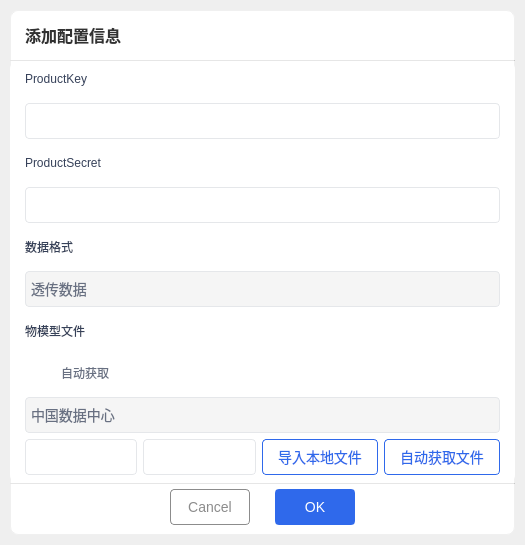
<?xml version="1.0" encoding="UTF-8"?>
<ui version="4.0">
 <class>addConfigWindow</class>
 <widget class="QWidget" name="addConfigWindow">
  <property name="geometry">
   <rect>
    <x>0</x>
    <y>0</y>
    <width>525</width>
    <height>545</height>
   </rect>
  </property>
  <property name="baseSize">
   <size>
    <width>500</width>
    <height>400</height>
   </size>
  </property>
  <property name="windowTitle">
   <string>Form</string>
  </property>
  <property name="styleSheet">
   <string notr="true"/>
  </property>
  <layout class="QGridLayout" name="gridLayout">
   <property name="leftMargin">
    <number>10</number>
   </property>
   <property name="topMargin">
    <number>10</number>
   </property>
   <property name="rightMargin">
    <number>10</number>
   </property>
   <property name="bottomMargin">
    <number>10</number>
   </property>
   <item row="0" column="0">
    <widget class="QWidget" name="widget" native="true">
     <property name="styleSheet">
      <string notr="true">#widget{
background-color: rgb(255, 255, 255);
border-style:solid;
border-width:1px;
border-color:rgb(240,240,240);
border-radius:8px;
}</string>
     </property>
     <layout class="QVBoxLayout" name="verticalLayout_2" stretch="0,0,1,0,0">
      <property name="spacing">
       <number>0</number>
      </property>
      <property name="leftMargin">
       <number>0</number>
      </property>
      <property name="topMargin">
       <number>0</number>
      </property>
      <property name="rightMargin">
       <number>0</number>
      </property>
      <property name="bottomMargin">
       <number>0</number>
      </property>
      <item>
       <widget class="QWidget" name="widget_windowTitle" native="true">
        <property name="minimumSize">
         <size>
          <width>0</width>
          <height>50</height>
         </size>
        </property>
        <property name="maximumSize">
         <size>
          <width>16777215</width>
          <height>50</height>
         </size>
        </property>
        <property name="styleSheet">
         <string notr="true">background: transparent; </string>
        </property>
        <layout class="QHBoxLayout" name="horizontalLayout_5">
         <property name="spacing">
          <number>0</number>
         </property>
         <property name="leftMargin">
          <number>15</number>
         </property>
         <property name="topMargin">
          <number>0</number>
         </property>
         <property name="rightMargin">
          <number>5</number>
         </property>
         <property name="bottomMargin">
          <number>0</number>
         </property>
         <item>
          <layout class="QHBoxLayout" name="horizontalLayout_3">
           <item>
            <widget class="QLabel" name="label_windowTitle">
             <property name="toolTip">
              <string/>
             </property>
             <property name="styleSheet">
              <string notr="true">font-weight:bold;
font-size:16px;
color: rgb(50, 50, 50);
</string>
             </property>
             <property name="text">
              <string>添加配置信息</string>
             </property>
            </widget>
           </item>
          </layout>
         </item>
         <item>
          <spacer name="horizontalSpacer_2">
           <property name="orientation">
            <enum>Qt::Horizontal</enum>
           </property>
           <property name="sizeType">
            <enum>QSizePolicy::Maximum</enum>
           </property>
           <property name="sizeHint" stdset="0">
            <size>
             <width>623</width>
             <height>20</height>
            </size>
           </property>
          </spacer>
         </item>
         <item>
          <widget class="QWidget" name="widget_menu" native="true">
           <property name="sizePolicy">
            <sizepolicy hsizetype="Minimum" vsizetype="Preferred">
             <horstretch>0</horstretch>
             <verstretch>0</verstretch>
            </sizepolicy>
           </property>
           <property name="minimumSize">
            <size>
             <width>0</width>
             <height>45</height>
            </size>
           </property>
           <property name="maximumSize">
            <size>
             <width>400</width>
             <height>45</height>
            </size>
           </property>
           <layout class="QHBoxLayout" name="horizontalLayout_4">
            <property name="spacing">
             <number>0</number>
            </property>
            <property name="leftMargin">
             <number>0</number>
            </property>
            <property name="topMargin">
             <number>0</number>
            </property>
            <property name="rightMargin">
             <number>0</number>
            </property>
            <property name="bottomMargin">
             <number>0</number>
            </property>
           </layout>
          </widget>
         </item>
         <item>
          <layout class="QHBoxLayout" name="horizontalLayout">
           <property name="spacing">
            <number>0</number>
           </property>
           <item>
            <widget class="QPushButton" name="pushButton_close">
             <property name="minimumSize">
              <size>
               <width>30</width>
               <height>30</height>
              </size>
             </property>
             <property name="maximumSize">
              <size>
               <width>30</width>
               <height>30</height>
              </size>
             </property>
             <property name="styleSheet">
              <string notr="true">QPushButton:hover { 
background-color:rgb(242, 113, 113); 
image: url(:/png/closeW.png)15 0 0 0;
}
QPushButton { 
image: url(:/png/close.png)15 0 0 0;
border-width:0;
border-style:outset;
background-color:transparent;
border-radius:2px;
}
</string>
             </property>
             <property name="text">
              <string/>
             </property>
            </widget>
           </item>
          </layout>
         </item>
        </layout>
       </widget>
      </item>
      <item>
       <widget class="Line" name="line">
        <property name="minimumSize">
         <size>
          <width>0</width>
          <height>1</height>
         </size>
        </property>
        <property name="maximumSize">
         <size>
          <width>16777215</width>
          <height>1</height>
         </size>
        </property>
        <property name="styleSheet">
         <string notr="true">background-color: rgb(200, 200, 200);</string>
        </property>
        <property name="orientation">
         <enum>Qt::Horizontal</enum>
        </property>
       </widget>
      </item>
      <item>
       <widget class="QWidget" name="widget_2" native="true">
        <property name="styleSheet">
         <string notr="true">	background-color: rgb(255, 255, 255);
	border-radius: 8px;</string>
        </property>
        <layout class="QGridLayout" name="gridLayout_2">
         <property name="leftMargin">
          <number>15</number>
         </property>
         <property name="topMargin">
          <number>0</number>
         </property>
         <property name="rightMargin">
          <number>15</number>
         </property>
         <property name="bottomMargin">
          <number>0</number>
         </property>
         <item row="0" column="0">
          <widget class="QWidget" name="widget_3" native="true">
           <layout class="QVBoxLayout" name="verticalLayout">
            <property name="spacing">
             <number>6</number>
            </property>
            <property name="leftMargin">
             <number>0</number>
            </property>
            <property name="topMargin">
             <number>0</number>
            </property>
            <property name="rightMargin">
             <number>0</number>
            </property>
            <property name="bottomMargin">
             <number>0</number>
            </property>
            <item>
             <widget class="QLabel" name="label">
              <property name="minimumSize">
               <size>
                <width>0</width>
                <height>36</height>
               </size>
              </property>
              <property name="maximumSize">
               <size>
                <width>16777215</width>
                <height>36</height>
               </size>
              </property>
              <property name="styleSheet">
               <string notr="true">color: rgb(54, 65, 89);</string>
              </property>
              <property name="text">
               <string>ProductKey</string>
              </property>
             </widget>
            </item>
            <item>
             <widget class="QLineEdit" name="lineEdit_pk">
              <property name="minimumSize">
               <size>
                <width>0</width>
                <height>36</height>
               </size>
              </property>
              <property name="maximumSize">
               <size>
                <width>16777215</width>
                <height>36</height>
               </size>
              </property>
              <property name="styleSheet">
               <string notr="true">color: rgb(104, 112, 130);
font-size:14px;
border-style:solid;
border-width:1px;
border-height：20px;
border-color:rgb(229, 231, 234);
border-radius:4px;
padding-left:5px;
</string>
              </property>
              <property name="text">
               <string/>
              </property>
              <property name="maxLength">
               <number>6</number>
              </property>
             </widget>
            </item>
            <item>
             <widget class="QLabel" name="label_2">
              <property name="minimumSize">
               <size>
                <width>0</width>
                <height>36</height>
               </size>
              </property>
              <property name="maximumSize">
               <size>
                <width>16777215</width>
                <height>36</height>
               </size>
              </property>
              <property name="styleSheet">
               <string notr="true">color: rgb(54, 65, 89);</string>
              </property>
              <property name="text">
               <string>ProductSecret</string>
              </property>
             </widget>
            </item>
            <item>
             <widget class="QLineEdit" name="lineEdit_ps">
              <property name="minimumSize">
               <size>
                <width>0</width>
                <height>36</height>
               </size>
              </property>
              <property name="maximumSize">
               <size>
                <width>16777215</width>
                <height>36</height>
               </size>
              </property>
              <property name="styleSheet">
               <string notr="true">color: rgb(104, 112, 130);
font-size:14px;
border-style:solid;
border-width:1px;
border-height：20px;
border-color:rgb(229, 231, 234);
border-radius:4px;
padding-left:5px;
</string>
              </property>
              <property name="text">
               <string/>
              </property>
              <property name="maxLength">
               <number>16</number>
              </property>
             </widget>
            </item>
            <item>
             <widget class="QLabel" name="label_9">
              <property name="minimumSize">
               <size>
                <width>0</width>
                <height>36</height>
               </size>
              </property>
              <property name="maximumSize">
               <size>
                <width>16777215</width>
                <height>36</height>
               </size>
              </property>
              <property name="styleSheet">
               <string notr="true">color: rgb(54, 65, 89);</string>
              </property>
              <property name="text">
               <string>数据格式</string>
              </property>
             </widget>
            </item>
            <item>
             <widget class="QComboBox" name="comboBox_data">
              <property name="minimumSize">
               <size>
                <width>0</width>
                <height>36</height>
               </size>
              </property>
              <property name="maximumSize">
               <size>
                <width>16777215</width>
                <height>36</height>
               </size>
              </property>
              <property name="styleSheet">
               <string notr="true">QComboBox{
color: rgb(104, 112, 130);
font-size:14px;
border-style:solid;
background-color: rgb(245, 245, 245);
border-width:1px;
border-color:rgb(229, 231, 234);
border-radius:4px;
padding-left:5px;
}
QComboBox:disabled
{
color: rgb(180, 180, 180);
font-size:14px;
border-style:solid;
background-color: rgb(220, 220, 220);
border-width:1px;
border-color:rgb(229, 231, 234);
border-radius:4px;
padding-left:5px;
}
QComboBox::drop-down{
border-style:none;
width: 30px;
}
QComboBox::down-arrow {
image: url(:/png/QComboBox_down.png);
}

QComboBox QAbstractItemView::item
{ 
	color: rgb(54, 65, 89);
	height: 25px;  
}</string>
              </property>
              <item>
               <property name="text">
                <string>透传数据</string>
               </property>
              </item>
              <item>
               <property name="text">
                <string>物模型</string>
               </property>
              </item>
             </widget>
            </item>
            <item>
             <widget class="QLabel" name="label_file">
              <property name="minimumSize">
               <size>
                <width>0</width>
                <height>36</height>
               </size>
              </property>
              <property name="maximumSize">
               <size>
                <width>16777215</width>
                <height>36</height>
               </size>
              </property>
              <property name="styleSheet">
               <string notr="true">color: rgb(54, 65, 89);</string>
              </property>
              <property name="text">
               <string>物模型文件</string>
              </property>
             </widget>
            </item>
            <item>
             <widget class="QCheckBox" name="checkBox_automatic">
              <property name="minimumSize">
               <size>
                <width>0</width>
                <height>36</height>
               </size>
              </property>
              <property name="maximumSize">
               <size>
                <width>16777215</width>
                <height>36</height>
               </size>
              </property>
              <property name="styleSheet">
               <string notr="true">QCheckBox::indicator{
    width: 30px;
    height: 23px;
}

QCheckBox::indicator:unchecked{
    image:url(:/png/checkBox0.png);
}

QCheckBox::indicator:checked{
    image:url(:/png/checkBox1.png);
}
QCheckBox{background-color:transparent;color: rgb(104, 112, 130);}
</string>
              </property>
              <property name="text">
               <string>自动获取</string>
              </property>
             </widget>
            </item>
            <item>
             <widget class="QComboBox" name="comboBox_environment">
              <property name="minimumSize">
               <size>
                <width>0</width>
                <height>36</height>
               </size>
              </property>
              <property name="maximumSize">
               <size>
                <width>16777215</width>
                <height>36</height>
               </size>
              </property>
              <property name="styleSheet">
               <string notr="true">QComboBox{
color: rgb(104, 112, 130);
font-size:14px;
border-style:solid;
background-color: rgb(245, 245, 245);
border-width:1px;
border-color:rgb(229, 231, 234);
border-radius:4px;
padding-left:5px;
}
QComboBox:disabled
{
color: rgb(180, 180, 180);
font-size:14px;
border-style:solid;
background-color: rgb(220, 220, 220);
border-width:1px;
border-color:rgb(229, 231, 234);
border-radius:4px;
padding-left:5px;
}
QComboBox::drop-down{
border-style:none;
width: 30px;
}
QComboBox::down-arrow {
image: url(:/png/QComboBox_down.png);
}

QComboBox QAbstractItemView::item
{ 
	color: rgb(54, 65, 89);
	height: 25px;  
}</string>
              </property>
              <item>
               <property name="text">
                <string>中国数据中心</string>
               </property>
              </item>
              <item>
               <property name="text">
                <string>欧洲数据中心</string>
               </property>
              </item>
              <item>
               <property name="text">
                <string>美国数据中心</string>
               </property>
              </item>
             </widget>
            </item>
            <item>
             <layout class="QHBoxLayout" name="horizontalLayout_6">
              <item>
               <widget class="QLineEdit" name="lineEdit_file">
                <property name="minimumSize">
                 <size>
                  <width>0</width>
                  <height>36</height>
                 </size>
                </property>
                <property name="maximumSize">
                 <size>
                  <width>16777215</width>
                  <height>36</height>
                 </size>
                </property>
                <property name="styleSheet">
                 <string notr="true">color: rgb(104, 112, 130);
font-size:14px;
border-style:solid;
border-width:1px;
border-height：20px;
border-color:rgb(229, 231, 234);
border-radius:4px;
padding-left:5px;
</string>
                </property>
                <property name="readOnly">
                 <bool>true</bool>
                </property>
               </widget>
              </item>
              <item>
               <widget class="QLineEdit" name="lineEdit_getFile">
                <property name="minimumSize">
                 <size>
                  <width>0</width>
                  <height>36</height>
                 </size>
                </property>
                <property name="maximumSize">
                 <size>
                  <width>16777215</width>
                  <height>36</height>
                 </size>
                </property>
                <property name="styleSheet">
                 <string notr="true">color: rgb(104, 112, 130);
font-size:14px;
border-style:solid;
border-width:1px;
border-height：20px;
border-color:rgb(229, 231, 234);
border-radius:4px;
padding-left:5px;
</string>
                </property>
               </widget>
              </item>
              <item>
               <widget class="QPushButton" name="pushButton_file">
                <property name="minimumSize">
                 <size>
                  <width>0</width>
                  <height>36</height>
                 </size>
                </property>
                <property name="maximumSize">
                 <size>
                  <width>16777215</width>
                  <height>36</height>
                 </size>
                </property>
                <property name="styleSheet">
                 <string notr="true">QPushButton {
	color: rgb(47, 105, 235);
	font-size:14px;
	border-style:solid;
	border-width:1px;
	border-color:rgb(47, 105, 235);
	border-radius:4px;
	padding-left:15px;
	padding-right:15px;
}
QPushButton:hover{
	color: rgb(47, 105, 235);
	background-color: rgba(47, 105, 235, 0.08);
}
QPushButton:pressed{
	color: rgb(47, 105, 235);
	background-color: rgba(47, 105, 235, 0.2);
}</string>
                </property>
                <property name="text">
                 <string>导入本地文件</string>
                </property>
               </widget>
              </item>
              <item>
               <widget class="QPushButton" name="pushButton_getFile">
                <property name="minimumSize">
                 <size>
                  <width>0</width>
                  <height>36</height>
                 </size>
                </property>
                <property name="maximumSize">
                 <size>
                  <width>16777215</width>
                  <height>36</height>
                 </size>
                </property>
                <property name="styleSheet">
                 <string notr="true">QPushButton {
	color: rgb(47, 105, 235);
	font-size:14px;
	border-style:solid;
	border-width:1px;
	border-color:rgb(47, 105, 235);
	border-radius:4px;
	padding-left:15px;
	padding-right:15px;
}
QPushButton:hover{
	color: rgb(47, 105, 235);
	background-color: rgba(47, 105, 235, 0.08);
}
QPushButton:pressed{
	color: rgb(47, 105, 235);
	background-color: rgba(47, 105, 235, 0.2);
}</string>
                </property>
                <property name="text">
                 <string>自动获取文件</string>
                </property>
               </widget>
              </item>
             </layout>
            </item>
            <item>
             <spacer name="verticalSpacer">
              <property name="orientation">
               <enum>Qt::Vertical</enum>
              </property>
              <property name="sizeHint" stdset="0">
               <size>
                <width>20</width>
                <height>40</height>
               </size>
              </property>
             </spacer>
            </item>
           </layout>
          </widget>
         </item>
        </layout>
       </widget>
      </item>
      <item>
       <widget class="Line" name="line_2">
        <property name="minimumSize">
         <size>
          <width>0</width>
          <height>1</height>
         </size>
        </property>
        <property name="maximumSize">
         <size>
          <width>16777215</width>
          <height>1</height>
         </size>
        </property>
        <property name="styleSheet">
         <string notr="true">background-color: rgb(200, 200, 200);</string>
        </property>
        <property name="orientation">
         <enum>Qt::Horizontal</enum>
        </property>
       </widget>
      </item>
      <item>
       <layout class="QHBoxLayout" name="horizontalLayout_2">
        <property name="spacing">
         <number>25</number>
        </property>
        <property name="topMargin">
         <number>5</number>
        </property>
        <property name="rightMargin">
         <number>0</number>
        </property>
        <property name="bottomMargin">
         <number>10</number>
        </property>
        <item>
         <spacer name="horizontalSpacer">
          <property name="orientation">
           <enum>Qt::Horizontal</enum>
          </property>
          <property name="sizeHint" stdset="0">
           <size>
            <width>40</width>
            <height>20</height>
           </size>
          </property>
         </spacer>
        </item>
        <item>
         <widget class="QPushButton" name="pushButton_Cancel">
          <property name="minimumSize">
           <size>
            <width>80</width>
            <height>36</height>
           </size>
          </property>
          <property name="maximumSize">
           <size>
            <width>80</width>
            <height>36</height>
           </size>
          </property>
          <property name="styleSheet">
           <string notr="true">color: rgb(140,140,140);
font-size:14px;
border-style:solid;
border-width:1px;
border-color:rgb(140,140,140);
border-radius:4px;
padding-left:15px;
padding-right:15px;</string>
          </property>
          <property name="text">
           <string>Cancel</string>
          </property>
         </widget>
        </item>
        <item>
         <widget class="QPushButton" name="pushButton_OK">
          <property name="minimumSize">
           <size>
            <width>80</width>
            <height>36</height>
           </size>
          </property>
          <property name="maximumSize">
           <size>
            <width>80</width>
            <height>36</height>
           </size>
          </property>
          <property name="styleSheet">
           <string notr="true">color: rgb(255, 255, 255);
font-size:14px;
border-style:solid;
border-width:2px;
background-color: rgb(47, 105, 235);
border-color:rgb(47, 105, 235);
border-radius:4px;
padding-left:15px;
padding-right:15px;</string>
          </property>
          <property name="text">
           <string>OK</string>
          </property>
         </widget>
        </item>
        <item>
         <spacer name="horizontalSpacer_3">
          <property name="orientation">
           <enum>Qt::Horizontal</enum>
          </property>
          <property name="sizeHint" stdset="0">
           <size>
            <width>40</width>
            <height>20</height>
           </size>
          </property>
         </spacer>
        </item>
       </layout>
      </item>
     </layout>
    </widget>
   </item>
  </layout>
 </widget>
 <resources/>
 <connections/>
</ui>
